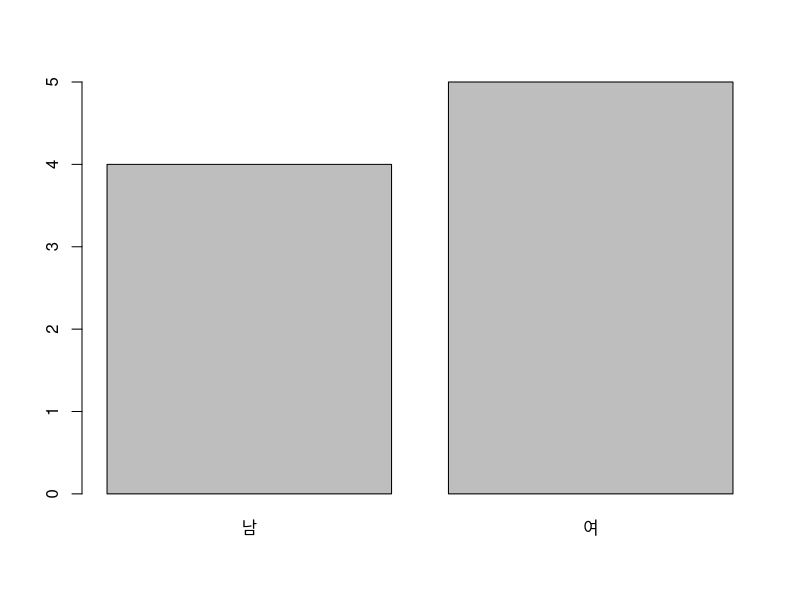
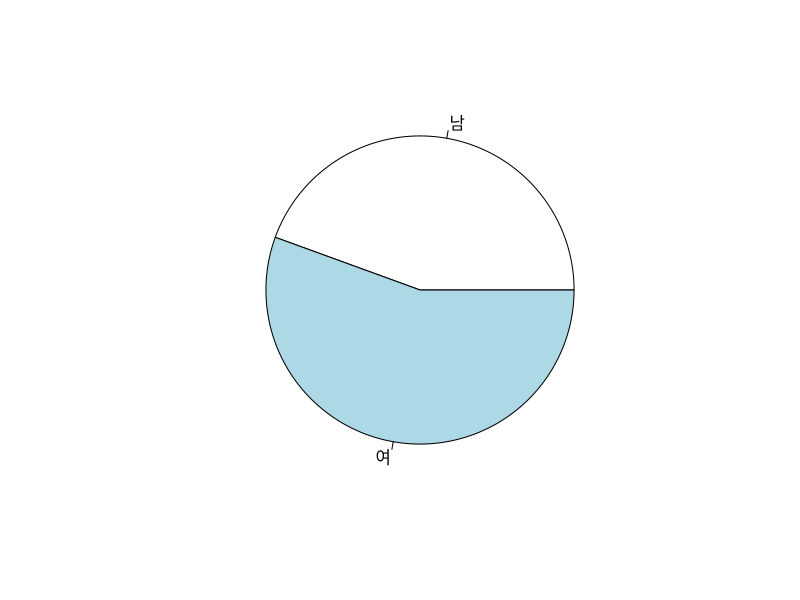
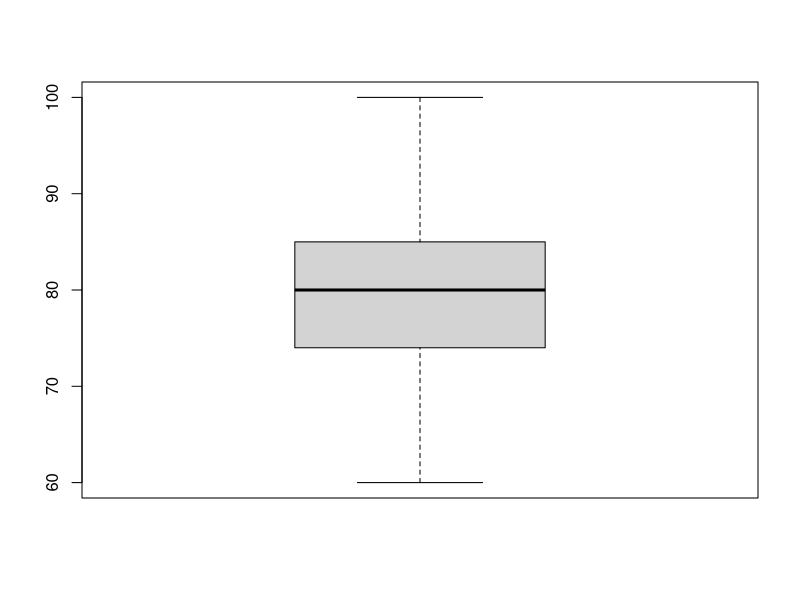
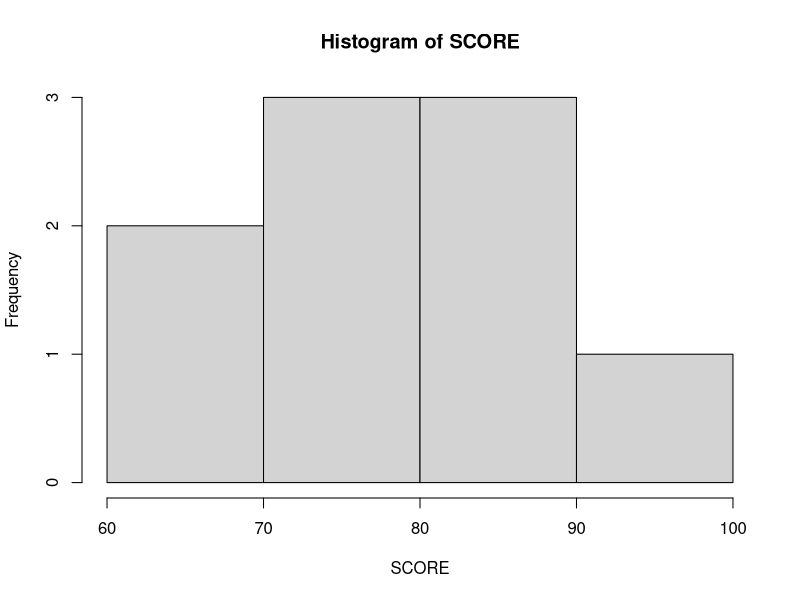
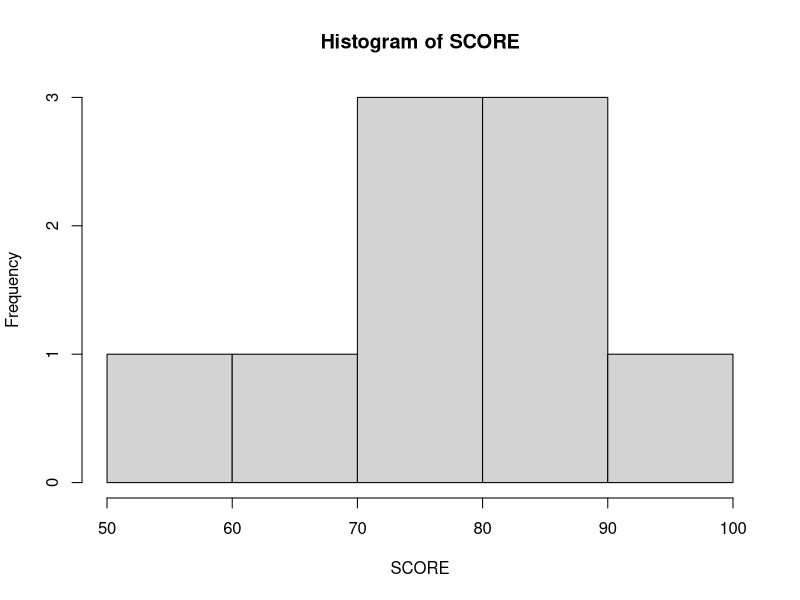

These charts were generated, in order, by the following R code:
#-------------------------------#
#한 변수의 요약
#chapter2. 한 번주형 변수의 요약
#-------------------------------#

#한 범주형 변수 만들기
GENDER = c('남','여','여','남','여','여','여','남','남')
GENDER = factor(GENDER)

# levels()로 수준 확인하기
levels(GENDER)


# table()로 빈도표 만들기
t_GENDER = table(GENDER)
t_GENDER

#관측치 개수를 세어 상대빈도 계산하기
length(GENDER)
sum(t_GENDER)  

# 상대빈도 계산
t_GENDER / length(GENDER)
# prop.table()
prop.table(t_GENDER)

# barplot() 함수로 막대그래프 그리기
t_GENDER
barplot(t_GENDER)

# pie() 함수로 원 그래프 만들기
pie(t_GENDER)

# 한 수치형 변수의 요약

# 데이터 만들기
SCORE = c(60,78,83,74,100,80,90,85,70)
STIME = c(0,4,3,6,6,7,8,8,3)
SCORE

# sort() 함수로 관측치 정렬하기
sort(SCORE)# 기본값 오름차순
sort(SCORE, decreasing = TRUE)#내림차순

#최댓값, 최솟값, 중앙값
min(SCORE)
max(SCORE)
median(SCORE)

#quantile() 함수로 다양한 분위수 계산하기
quantile(SCORE, 0.25)# Q1(1/4분기)

#다양한 분위수 계산 방법 활용
?quantile ## help tab 활성화

quantile(SCORE, 0.25, type =5)
quantile(SCORE, 0.75, type =5)

# summary()함수를 활용한 다섯숫자 요약
summary(SCORE)

#boxplot()함수를 활용한 상자그림 그리기
boxplot(SCORE)

#hist() 함수를 활용한 히스토그램 그리기
hist(SCORE)
hist(SCORE, breaks=seq(50,100,10), right=TRUE)
## 오른쪽 끝 값을 포함
## break 옵션으로 구간지정 가능

# 평균 분산 표준편차 계산
mean(SCORE)
var(SCORE)
sd(SCORE)
sd(STIME)

# 수치형 변수를 상대적인 값으로 변경
min_s = min(SCORE)
max_s = max(SCORE)
min_s
max_s  


SCORE
SCORE - min_s     
# 각 관측치의 상대적인 위치 확인가능
(SCORE - min_s)/(max_s - min_s)  


#표준화
mean_s = mean(SCORE)
sd_s = sd(SCORE)
## 평균과 표준편차의 계산산  
mean_s
sd_s  

SCORE
SCORE - mean_s  
(SCORE - mean_s)/sd_s ## 표준점수 계산가능!

#위에 모든게 SCALE() 함수로 활용 가능!
scale(SCORE)

